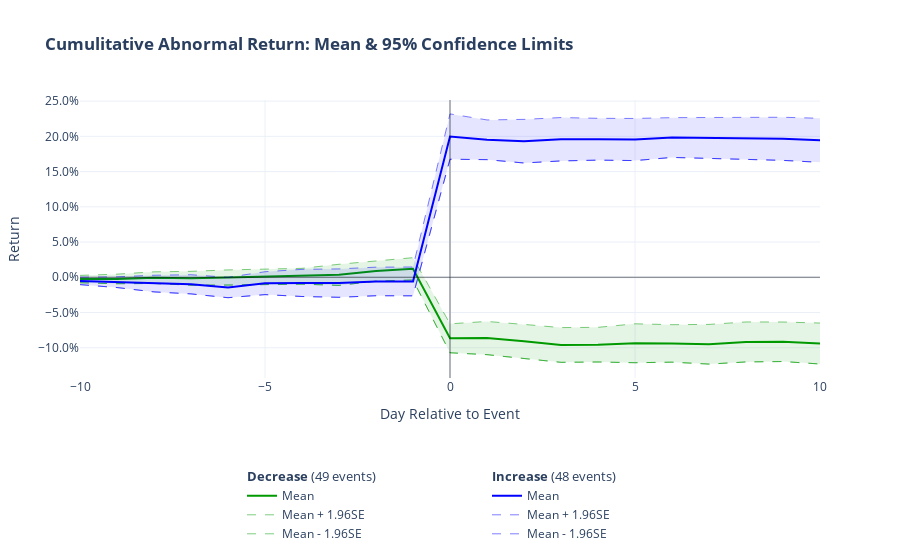

Write notebook code for a chart like this one.
### Code cell
plot_joint_mean_car(
    result_one, 
    result_two, 
    name_one='Increase', 
    name_two='Decrease')

### Figure 1 — Plotly figure (JSON) as saved in the notebook; plotly's stock layout.template omitted (floating-point values rounded to 4 significant figures)
{"data": [{"legendgroup": "group2", "legendgrouptitle": {"text": "<b>Decrease</b> (49 events)"}, "line": {"color": "rgb(0, 153, 0)"}, "mode": "lines", "name": "Mean", "showlegend": true, "type": "scatter", "x": [-10, -9, -8, -7, -6, -5, -4, -3, -2, -1, 0, 1, 2, 3, 4, 5, 6, 7, 8, 9, 10], "y": [-0.00253, -0.002352, -0.0005474, -0.001383, -0.0002742, 0.0007945, 0.001476, 0.003489, 0.009048, 0.01199, -0.08658, -0.08623, -0.09094, -0.09604, -0.09562, -0.09364, -0.09385, -0.09503, -0.09176, -0.0915, -0.094]}, {"legendgroup": "group2", "legendgrouptitle": {"text": "<b>Decrease</b> (49 events)"}, "line": {"color": "rgba(0, 153, 0, 0.5)", "dash": "dash", "width": 1}, "mode": "lines", "name": "Mean + 1.96SE", "showlegend": true, "type": "scatter", "x": [-10, -9, -8, -7, -6, -5, -4, -3, -2, -1, 0, 1, 2, 3, 4, 5, 6, 7, 8, 9, 10], "y": [0.002692, 0.004429, 0.007714, 0.008446, 0.01048, 0.01176, 0.0127, 0.01848, 0.02362, 0.02782, -0.06603, -0.06266, -0.06688, -0.07138, -0.07103, -0.06603, -0.06726, -0.06687, -0.06339, -0.06346, -0.06492]}, {"fill": "tonextx", "fillcolor": "rgba(0, 153, 0,0.1)", "legendgroup": "group2", "legendgrouptitle": {"text": "<b>Decrease</b> (49 events)"}, "line": {"color": "rgba(0, 153, 0, 0.5)", "dash": "dash", "width": 1}, "mode": "lines", "name": "ShadedArea", "showlegend": false, "type": "scatter", "x": [-10, -9, -8, -7, -6, -5, -4, -3, -2, -1, 0, 1, 2, 3, 4, 5, 6, 7, 8, 9, 10], "y": [-0.007751, -0.009134, -0.008809, -0.01121, -0.01103, -0.01017, -0.009745, -0.0115, -0.005524, -0.003837, -0.1071, -0.1098, -0.115, -0.1207, -0.1202, -0.1213, -0.1204, -0.1232, -0.1201, -0.1195, -0.1231]}, {"legendgroup": "group2", "legendgrouptitle": {"text": "<b>Decrease</b> (49 events)"}, "line": {"color": "rgba(0, 153, 0, 0.5)", "dash": "dash", "width": 1}, "mode": "lines", "name": "Mean - 1.96SE", "showlegend": true, "type": "scatter", "x": [-10, -9, -8, -7, -6, -5, -4, -3, -2, -1, 0, 1, 2, 3, 4, 5, 6, 7, 8, 9, 10], "y": [-0.007751, -0.009134, -0.008809, -0.01121, -0.01103, -0.01017, -0.009745, -0.0115, -0.005524, -0.003837, -0.1071, -0.1098, -0.115, -0.1207, -0.1202, -0.1213, -0.1204, -0.1232, -0.1201, -0.1195, -0.1231]}, {"legendgroup": "group1", "legendgrouptitle": {"text": "<b>Increase</b> (48 events)"}, "line": {"color": "rgb(0, 0, 255)"}, "mode": "lines", "name": "Mean", "showlegend": true, "type": "scatter", "x": [-10, -9, -8, -7, -6, -5, -4, -3, -2, -1, 0, 1, 2, 3, 4, 5, 6, 7, 8, 9, 10], "y": [-0.005119, -0.006913, -0.008918, -0.009972, -0.0145, -0.008355, -0.008015, -0.008249, -0.005908, -0.005857, 0.1997, 0.1951, 0.1931, 0.1959, 0.1959, 0.1955, 0.1983, 0.1974, 0.1968, 0.1965, 0.1944]}, {"legendgroup": "group1", "legendgrouptitle": {"text": "<b>Increase</b> (48 events)"}, "line": {"color": "rgba(0, 0, 255, 0.5)", "dash": "dash", "width": 1}, "mode": "lines", "name": "Mean + 1.96SE", "showlegend": true, "type": "scatter", "x": [-10, -9, -8, -7, -6, -5, -4, -3, -2, -1, 0, 1, 2, 3, 4, 5, 6, 7, 8, 9, 10], "y": [0.0001659, 0.0007341, 0.002899, 0.003627, -1.981e-05, 0.007877, 0.01124, 0.0119, 0.01435, 0.0146, 0.2319, 0.2233, 0.2241, 0.2267, 0.2256, 0.2254, 0.2265, 0.2264, 0.2264, 0.2271, 0.2256]}, {"fill": "tonextx", "fillcolor": "rgba(0, 0, 255,0.1)", "legendgroup": "group1", "legendgrouptitle": {"text": "<b>Increase</b> (48 events)"}, "line": {"color": "rgba(0, 0, 255, 0.5)", "dash": "dash", "width": 1}, "mode": "lines", "name": "ShadedArea", "showlegend": false, "type": "scatter", "x": [-10, -9, -8, -7, -6, -5, -4, -3, -2, -1, 0, 1, 2, 3, 4, 5, 6, 7, 8, 9, 10], "y": [-0.0104, -0.01456, -0.02074, -0.02357, -0.02899, -0.02459, -0.02727, -0.0284, -0.02617, -0.02631, 0.1675, 0.1669, 0.1622, 0.1651, 0.1662, 0.1656, 0.1701, 0.1683, 0.1673, 0.1659, 0.1632]}, {"legendgroup": "group1", "legendgrouptitle": {"text": "<b>Increase</b> (48 events)"}, "line": {"color": "rgba(0, 0, 255, 0.5)", "dash": "dash", "width": 1}, "mode": "lines", "name": "Mean - 1.96SE", "showlegend": true, "type": "scatter", "x": [-10, -9, -8, -7, -6, -5, -4, -3, -2, -1, 0, 1, 2, 3, 4, 5, 6, 7, 8, 9, 10], "y": [-0.0104, -0.01456, -0.02074, -0.02357, -0.02899, -0.02459, -0.02727, -0.0284, -0.02617, -0.02631, 0.1675, 0.1669, 0.1622, 0.1651, 0.1662, 0.1656, 0.1701, 0.1683, 0.1673, 0.1659, 0.1632]}], "layout": {"legend": {"entrywidth": 200, "orientation": "h", "tracegroupgap": 50, "traceorder": "grouped", "x": 0.55, "xanchor": "center", "y": -0.3}, "shapes": [{"line": {"color": "rgba(0, 0,0, 0.5)", "width": 1}, "type": "line", "x0": 0, "x1": 0, "xref": "x", "y0": 0, "y1": 1, "yref": "y domain"}, {"line": {"color": "rgba(0, 0,0, 0.5)", "width": 1}, "type": "line", "x0": 0, "x1": 1, "xref": "x domain", "y0": 0, "y1": 0, "yref": "y"}], "title": {"text": "<b>Cumulitative Abnormal Return: Mean & 95% Confidence Limits</b><br>"}, "xaxis": {"title": {"text": "Day Relative to Event"}}, "yaxis": {"tickformat": ",.1%", "title": {"text": "Return"}}}}
